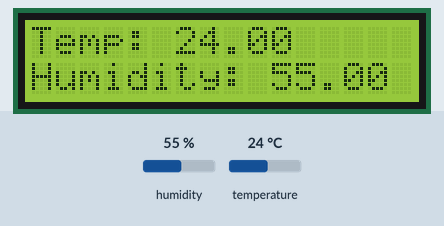
Recording of a sketch running on a simulated Arduino Uno, built with avr-gcc and run on an emulated ATmega328P. Parts: 16×2 character LCD. The test bench sets the inputs (shaded band); at power-on: humidity 55 %, temperature 24 °C. No radio packets arrive unless stated; what the sketch prints to the serial monitor is not drawn.

Above: at 1.2 s.
1.3 s: humidity set to 22 %
At 2.7 s:
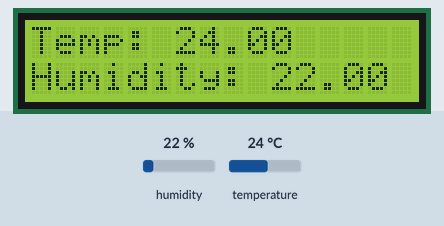
4.1 s: temperature set to 12 °C
At 4.6 s:
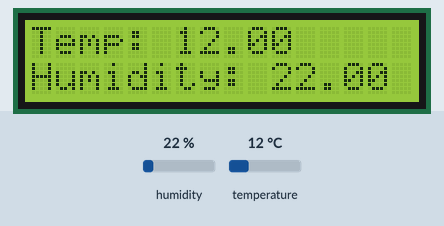
6.9 s: humidity set to 40 %
At 9.6 s:
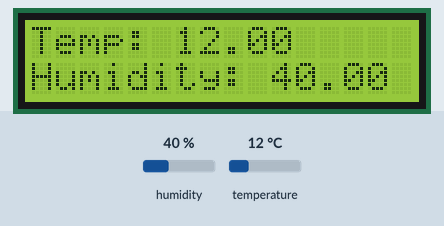
9.9 s: temperature set to 19 °C
At 11.5 s:
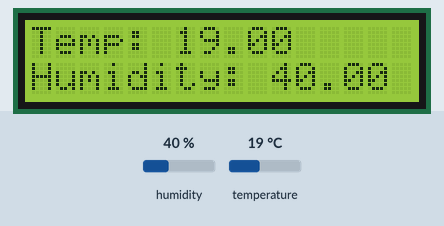
Timing chart, 0 to 13.0 s (numbered marks = the images above; inputs shaded):
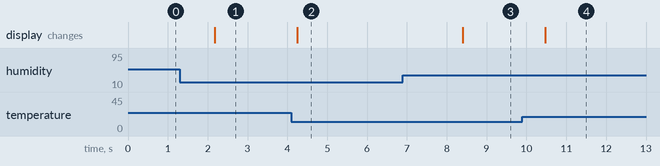

The sketch:

nrf_python_dht_250kbps.ino
```cpp
//Send.ino
#include <LiquidCrystal.h>
const int rs = A5, en = 9, d4 = 5, d5 = 4, d6 = 3, d7 = 2;
LiquidCrystal lcd(rs, en, d4, d5, d6, d7);
#include<SPI.h>
#include<RF24.h>
#include "DHT.h"
#define DHTPIN A3
#define DHTTYPE DHT11
DHT dht(DHTPIN, DHTTYPE);
// ce, csn pins
RF24 radio(7, 8);
char thChar[32] = "";
String thString = "";
String temp = "Temp: ";
String hum = "Humidity: ";
void setup(void){
  Serial.begin(9600);
  dht.begin();
  radio.begin();
  //radio.printDetails();
  radio.setPALevel(RF24_PA_MIN);
  Serial.println("Hi");
  radio.setChannel(0x76);
  radio.setDataRate(RF24_250KBPS);
  radio.openWritingPipe(0xF0F0F0F0E1LL);
  radio.enableDynamicPayloads();
  radio.powerUp();
  lcd.begin(16, 2);
}

void loop(void){
  float h = dht.readHumidity();
  // Read temperature as Celsius (the default)
  float t = dht.readTemperature();
  if (isnan(h) || isnan(t)) {
    t = 0.0;
    h = 0.0;
    return;
  }
  thString = String(t) + String(h);
  thString.toCharArray(thChar, 12);
  radio.write(thChar, sizeof(thChar));
  lcd.clear();
  lcd.print(temp+t);
  lcd.setCursor(0,2);
  lcd.print(hum+h);
  delay(100);

}
```

Measured:
- after the input at 1.3 s, the display: changes after 0.87 s (image 1)
- after the input at 4.1 s, the display: changes after 0.15 s (image 2)
- after the input at 6.9 s, the display: changes after 1.5 s (image 3)
- after the input at 9.9 s, the display: changes after 0.58 s (image 4)
